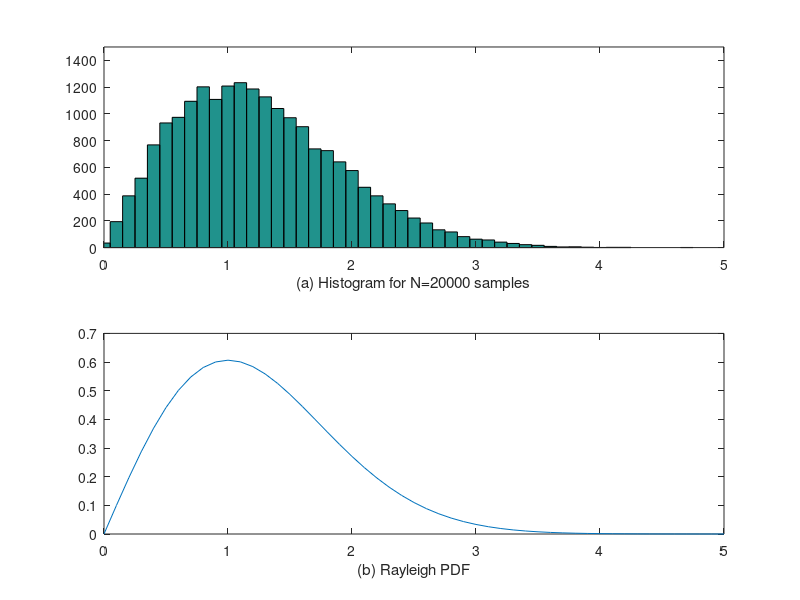

Here is the MATLAB script that generated this plot:
% MATLAB script for Illustrative Problem 9.3

N = 20000;                              % Number of samples
x = 0:0.1:5;
sigma = 1;                              % Rayleigh parameter
u = rand(1,N);
r = sigma*sqrt(-2*log(u));              % Rayleigh distributed random data
r_ac = x/sigma^2.*exp(-(x/sigma).^2/2); % Rayleigh PDF
% Plot the results:
subplot(2,1,1)
hist(r,x);
xlabel('(a) Histogram for N=20000 samples')
axis([0 5 0 1500])
subplot(2,1,2)
plot(x,r_ac)
xlabel('(b) Rayleigh PDF')